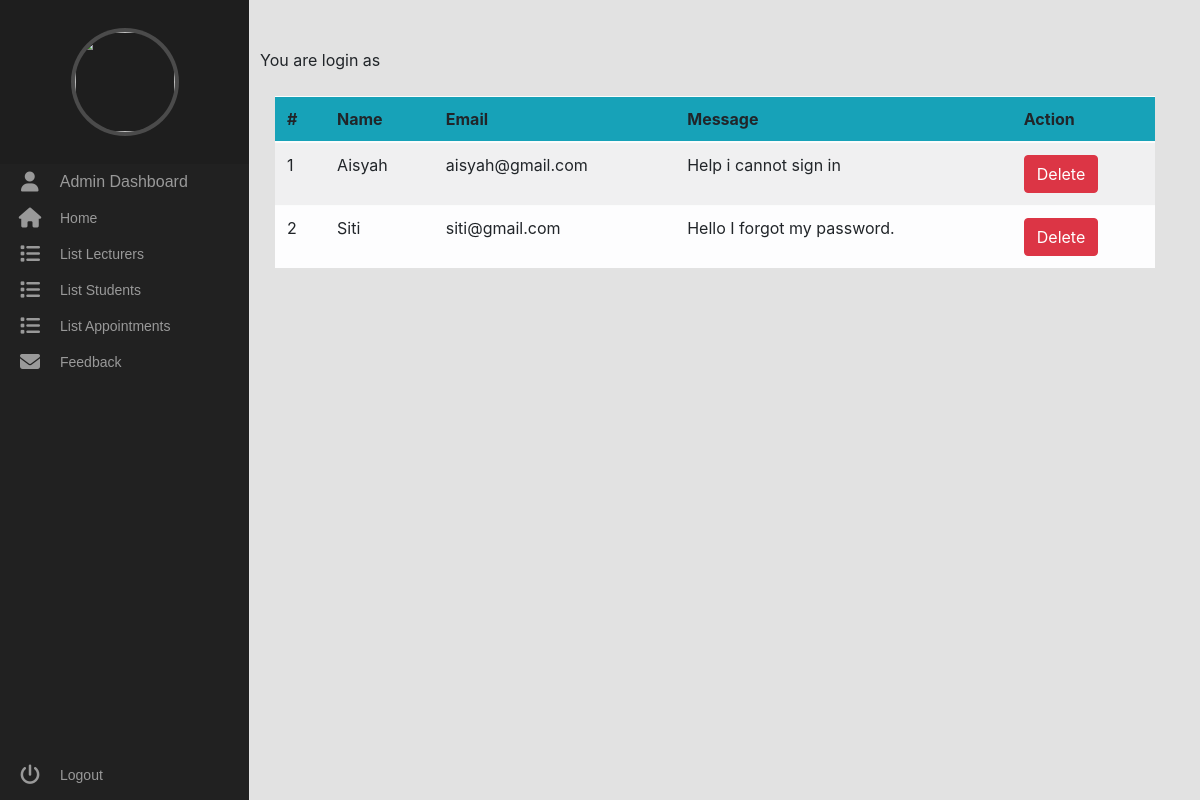
Screenshot of /PHP/admin/contactus.php with the database file from the repository.
### tables this page shows
CREATE TABLE `contactus` (
  `id` int(11) NOT NULL,
  `name` varchar(40) NOT NULL,
  `email` varchar(25) NOT NULL,
  `subject` varchar(100) NOT NULL,
  `message` varchar(500) NOT NULL
);

### PHP/admin/contactus.php (the view, shortened to what this page needs)
<?php include('dashboard.php'); ?>
<head>
  <link rel="stylesheet" href="../../CSS/bootstrap.min.css" />
  <link rel="stylesheet" href="../../CSS/style.css" />
</head>
<?php
	$conn = new mysqli('localhost', 'root', '', 'final');
	$result = $conn->query("SELECT * FROM contactus") or die($conn->error());
?>
<div class="main">
<div class = "container text-center">
		<div class = "d-flex table-data">
		<table class ="table table-striped table-light">
			<thead class ="bg-info">
				 <tr>
                    <th>#</th>
				 	<th>Name</th>
	                <th>Email</th>
	                <th>Message</th>
	                <th colspan="1">Action</th>
           		</tr>
			</thead>
        <?php
        $i = 0;
            while ($row = $result->fetch_assoc()):
            $i++;   ?>
				<tr>
                    <td><?php echo $i; ?></td>
					<td><?php echo $row['name']; ?></td>
					<td><?php echo $row['email']; ?></td>
					<td><?php echo $row['message']; ?></td>
				<form action="" method = "post">
					<td> <input type="submit" name="delete" class="btn btn-danger" value="Delete" ></td>
				</form>
				</tr>
			<?php endwhile; ?>
		</table>
	</div>
</div>

### CSS/style.css (style rules this page uses)
.main { margin-left: 230px; padding: 0px 30px; }

### CSS/dashboard.css (style rules this page uses)
body { background: #f8f8f8; }

### rows the page displays
contactus: name "Aisyah", email "aisyah@gmail.com", message "Help i cannot sign in"
contactus: name "Siti", email "siti@gmail.com", message "Hello I forgot my password."
